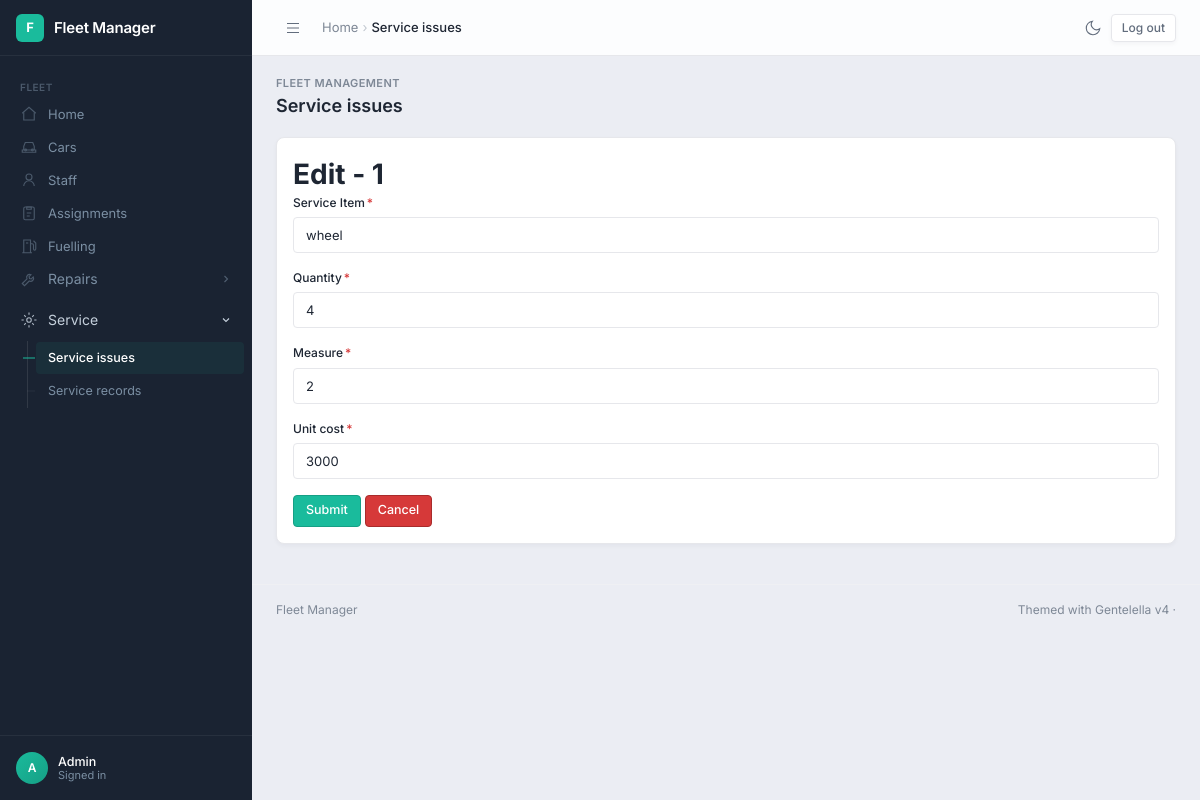
The app's page /editserviceissues/1/ (signed in) with its own data.
### fleetmanagement/models.py (models this page shows, shortened)
class Service_issues(models.Model):
    service_item = models.CharField(max_length=20, verbose_name="Service Item")
    quantity = models.IntegerField()
    measure = models.IntegerField()
    unit_cost = models.IntegerField()

### fleetmanagement/views.py (the view)
# urls.py: path('editserviceissues/<int:serviceissuesid>/', edit_service_issues, name='edit_service_issues_page'),
@login_required
def edit_service_issues(request, serviceissuesid):
    serviceissues = Service_issues.objects.get(id = serviceissuesid)
    message = ''
    if request.method == 'POST':
        serviceissuesform = Service_issuesForm(request.POST, instance=serviceissues)
        if serviceissuesform.is_valid():
            serviceissuesform.save()
            return redirect('service_issues_page')
        else:
            message = 'Form has invalid data'
    else:
        serviceissuesform = Service_issuesForm(instance=serviceissues)
    context = {
        'form' : serviceissuesform,
        'msg' : message,
        'serviceissues' : serviceissues
    }
    return render(request, "edit_service_issues.html", context)

### fleetmanagement/forms.py
class Service_issuesForm(ModelForm):
    class Meta:
        model = Service_issues
        fields = '__all__'

### fleetmanagement/templates/edit_service_issues.html (shortened to what this page needs)
{% extends './home.html' %}
{% load crispy_forms_tags %}
{% block content %}
    <h1>Edit - {{serviceissues.id}}</h1>
    <form method="post" data-demo-submit="false">
        {{form|crispy}}
        <input type="submit" class="btn btn-primary">
        <a href="{% url 'service_issues_page' %}" class="btn btn-danger">Cancel</a>
    </form>
{% endblock content %}

### fleetmanagement/templates/home.html (shortened to what this page needs)
{% load static %}<!DOCTYPE html>
<html lang="en">
<head>
<link rel="stylesheet" crossorigin href="{% static 'gentelella/assets/main-v4-DB_ReeJG.css' %}">
<link rel="stylesheet" href="{% static 'gentelella/fleet-bridge.css' %}">
</head>
{% with u=request.resolver_match.url_name|default:'' %}
<body data-shell="admin">
<aside class="sidebar" aria-label="Primary navigation">
  <div class="sidebar-brand">
    <div class="brand-icon">F</div>
    <div class="brand-name">Fleet Manager</div>
  </div>
  <nav class="sidebar-nav">
    <div class="nav-group">
      <div class="nav-label">Fleet</div>
<a class="nav-link{% if u == 'home_page' %} active{% endif %}" href="{% url 'home_page' %}"><svg class="icon" width="18" height="18" viewBox="0 0 24 24" fill="none" stroke="currentColor" stroke-width="1.5"><path d="M3 11l9-8 9 8"/><path d="M5 10v10h14V10"/></svg><span class="nav-text">Home</span></a>
<a class="nav-link{% if 'car' in u %} active{% endif %}" href="{% url 'car_page' %}"><svg class="icon" width="18" height="18" viewBox="0 0 24 24" fill="none" stroke="currentColor" stroke-width="1.5"><path d="M5 16V11l2-5h10l2 5v5"/><path d="M3 16h18v3H3z"/><circle cx="7.5" cy="16" r="1.2"/><circle cx="16.5" cy="16" r="1.2"/></svg><span class="nav-text">Cars</span></a>
<a class="nav-link{% if 'staff' in u %} active{% endif %}" href="{% url 'staff_page' %}"><svg class="icon" width="18" height="18" viewBox="0 0 24 24" fill="none" stroke="currentColor" stroke-width="1.5"><circle cx="12" cy="8" r="4"/><path d="M5 20c0-3.9 3.1-7 7-7s7 3.1 7 7"/></svg><span class="nav-text">Staff</span></a>
<a class="nav-link{% if 'assign' in u %} active{% endif %}" href="{% url 'assignment_page' %}"><svg class="icon" width="18" height="18" viewBox="0 0 24 24" fill="none" stroke="currentColor" stroke-width="1.5"><rect x="5" y="4" width="14" height="17" rx="2"/><path d="M9 4h6v3H9zM9 12h6M9 16h4"/></svg><span class="nav-text">Assignments</span></a>
<a class="nav-link{% if 'fuel' in u %} active{% endif %}" href="{% url 'fuelling_page' %}"><svg class="icon" width="18" height="18" viewBox="0 0 24 24" fill="none" stroke="currentColor" stroke-width="1.5"><path d="M5 21V4h9v17M3 21h13"/><path d="M14 9h2a2 2 0 012 2v5a1.5 1.5 0 003 0V8l-3-3"/><path d="M8 8h3"/></svg><span class="nav-text">Fuelling</span></a>
<div class="nav-tree{% if 'repair' in u %} open has-active{% endif %}"><button type="button" class="nav-link nav-toggle" aria-expanded="{% if 'repair' in u %}true{% else %}false{% endif %}"><svg class="icon" width="18" height="18" viewBox="0 0 24 24" fill="none" stroke="currentColor" stroke-width="1.5"><path d="M14.7 6.3a4 4 0 00-5.4 5.4L3 18l3 3 6.3-6.3a4 4 0 005.4-5.4l-2.6 2.6-2.4-.6-.6-2.4z"/></svg><span class="nav-text">Repairs</span><svg class="nav-chev" width="12" height="12" viewBox="0 0 16 16" fill="none" stroke="currentColor" stroke-width="1.5" aria-hidden="true"><path d="M6 4l4 4-4 4"/></svg></button><div class="nav-sub"><div class="nav-sub-inner"><a class="nav-sublink{% if 'repair' in u and 'issues' in u %} active{% endif %}" href="{% url 'repair_issues_page' %}">Repair issues</a><a class="nav-sublink{% if 'repair' in u and 'records' in u %} active{% endif %}" href="{% url 'repair_records_page' %}">Repair records</a></div></div></div>
<div class="nav-tree{% if 'service' in u %} open has-active{% endif %}"><button type="button" class="nav-link nav-toggle" aria-expanded="{% if 'service' in u %}true{% else %}false{% endif %}"><svg class="icon" width="18" height="18" viewBox="0 0 24 24" fill="none" stroke="currentColor" stroke-width="1.5"><circle cx="12" cy="12" r="3"/><path d="M12 2v3M12 19v3M2 12h3M19 12h3M5.6 5.6l2.1 2.1M16.3 16.3l2.1 2.1M5.6 18.4l2.1-2.1M16.3 7.7l2.1-2.1"/></svg><span class="nav-text">Service</span><svg class="nav-chev" width="12" height="12" viewBox="0 0 16 16" fill="none" stroke="currentColor" stroke-width="1.5" aria-hidden="true"><path d="M6 4l4 4-4 4"/></svg></button><div class="nav-sub"><div class="nav-sub-inner"><a class="nav-sublink{% if 'service' in u and 'issues' in u %} active{% endif %}" href="{% url 'service_issues_page' %}">Service issues</a><a class="nav-sublink{% if 'service' in u and 'records' in u %} active{% endif %}" href="{% url 'service_records_page' %}">Service records</a></div></div></div>
    </div>
  </nav>
  <div class="sidebar-footer">
    <div class="sidebar-user">
      <div class="avatar">{% if user.is_authenticated %}{{ user.username|first|upper }}{% else %}?{% endif %}</div>
      <div class="sidebar-user-info">
        <div class="name">{% if user.is_authenticated %}{{ user.username }}{% else %}Guest{% endif %}</div>
        <div class="role">{% if user.is_authenticated %}Signed in{% else %}Not signed in{% endif %}</div>
      </div>
    </div>
  </div>
</aside>
<header class="topbar">
  <div class="topbar-left">
    <button class="sidebar-toggle" type="button" aria-label="Open menu" aria-controls="sidebar" aria-expanded="false">
      <svg width="20" height="20" viewBox="0 0 24 24" fill="none" stroke="currentColor" stroke-width="1.5" aria-hidden="true"><path d="M4 6h16M4 12h16M4 18h16"/></svg>
    </button>
    <nav class="breadcrumb" aria-label="Breadcrumb">
      <a href="{% url 'home_page' %}">Home</a><span class="sep" aria-hidden="true">&rsaquo;</span><span class="current" aria-current="page">{% block crumb %}{% if u == 'home_page' %}Home{% elif 'car' in u %}Cars{% elif 'staff' in u %}Staff{% elif 'assign' in u %}Assignments{% elif 'fuel' in u %}Fuelling{% elif 'repair' in u and 'issues' in u %}Repair issues{% elif 'repair' in u %}Repair records{% elif 'service' in u and 'issues' in u %}Service issues{% elif 'service' in u %}Service records{% elif u == 'login' %}Login{% elif 'sign' in u %}Sign up{% else %}Fleet Manager{% endif %}{% endblock %}</span>
    </nav>
  </div>
  <div class="topbar-right">
    <button class="tb-btn theme-toggle" type="button" title="Toggle theme" aria-label="Toggle theme" aria-pressed="false">
      <svg class="theme-icon-dark" width="18" height="18" viewBox="0 0 24 24" fill="none" stroke="currentColor" stroke-width="1.5" aria-hidden="true"><path d="M21 12.79A9 9 0 1 1 11.21 3 7 7 0 0 0 21 12.79z"/></svg>
    </button>
    <div class="auth-links">
      {% if user.is_authenticated %}
        <form method="post" action="{% url 'logout' %}">{% csrf_token %}<button type="submit" class="btn btn-outline btn-sm">Log out</button></form>
      {% else %}
        <a class="btn btn-outline btn-sm" href="{% url 'login' %}">Login</a>
        <a class="btn btn-primary btn-sm" href="{% url 'sign_up_page' %}">Sign up</a>
      {% endif %}
    </div>
  </div>
</header>
<main class="main">
  <div class="page-wrapper">
    <div class="page-header">
      <div class="page-header-row">
        <div>
          <div class="page-pretitle">Fleet management</div>
          <h1 class="page-title">{% block page_title %}{% if u == 'home_page' %}Home{% elif 'car' in u %}Cars{% elif 'staff' in u %}Staff{% elif 'assign' in u %}Assignments{% elif 'fuel' in u %}Fuelling{% elif 'repair' in u and 'issues' in u %}Repair issues{% elif 'repair' in u %}Repair records{% elif 'service' in u and 'issues' in u %}Service issues{% elif 'service' in u %}Service records{% elif u == 'login' %}Login{% elif 'sign' in u %}Sign up{% else %}Fleet Manager{% endif %}{% endblock %}</h1>
        </div>
      </div>
    </div>
    <div class="card">
      <div class="card-body fleet-content">
        {% block content %}{% endblock content %}
      </div>
    </div>
  </div>
  <footer class="footer"><span>Fleet Manager</span><span>Themed with Gentelella v4 &middot;</span></footer>
</main>
{% endwith %}
</body>
</html>

### static/gentelella/fleet-bridge.css (style rules this page uses)
body { background-color: rgb(235, 237, 243); }
nav a { display: block; }
.mb-3 { margin-bottom: 16px; }
.form-label .asteriskField, .asteriskField { color: var(--red); margin-inline-start: 2px; }
.fleet-content input[type="submit"].btn { cursor: pointer; }
.auth-links { display: flex; align-items: center; gap: 8px; }
.auth-links form { margin: 0; }

### records on screen
Service_issues: id "1", service_item "wheel", quantity "4", measure "2", unit_cost "3000"

### other values on screen
{{ user.username|first|upper }} "A"
{{ user.username }} "Admin"
